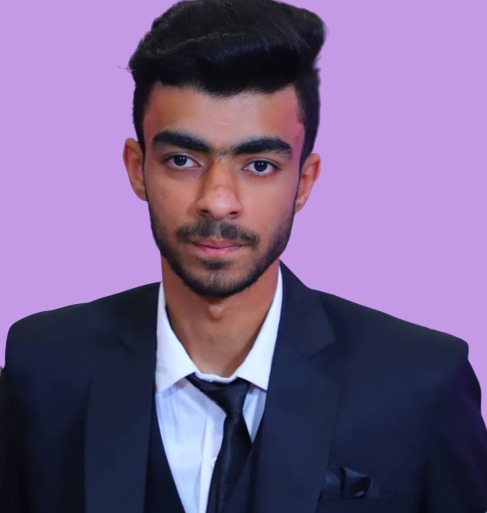
#> input picture saiyam.jpg, 487 x 513 px
$ python resize.py
#> lines starting #> are read from the running program, lines starting #| are printed output that depends on the picture
import cv2

source = r"saiyam.jpg"
destination = "new_saiyam.png"
scale_percent =50

# Load the image and check if it's successfully loaded
src = cv2.imread(source, cv2.IMREAD_UNCHANGED)
#> src is the input picture: shape (513, 487, 3); mean B, G, R 137.8, 96.3, 117.5
if src is None:
    print(f"Error: Unable to read the image at {source}")
else:
    new_width = int(src.shape[0] * scale_percent / 100)
#> new_width = 256
    new_height = int(src.shape[1] * scale_percent /100)
#> new_height = 243
    output = cv2.resize(src, (new_width, new_height))
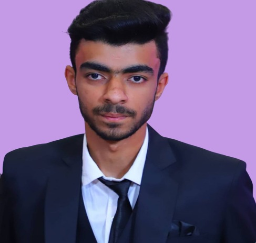
#> output: shape (243, 256, 3); mean B, G, R 137.8, 96.2, 117.5
    cv2.imwrite(destination, output)
    cv2.waitKey(0)
